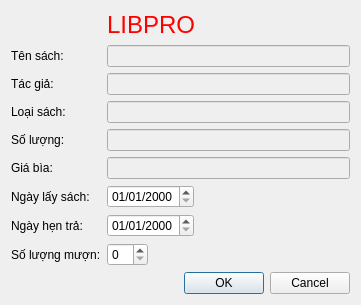
<?xml version="1.0" encoding="UTF-8"?>
<ui version="4.0">
 <class>MuonSach</class>
 <widget class="QDialog" name="MuonSach">
  <property name="geometry">
   <rect>
    <x>0</x>
    <y>0</y>
    <width>361</width>
    <height>290</height>
   </rect>
  </property>
  <property name="windowTitle">
   <string>Dialog</string>
  </property>
  <layout class="QFormLayout" name="formLayout">
   <item row="1" column="0">
    <widget class="QLabel" name="label">
     <property name="text">
      <string>Tên sách:</string>
     </property>
    </widget>
   </item>
   <item row="1" column="1">
    <widget class="QLineEdit" name="txtName">
     <property name="enabled">
      <bool>false</bool>
     </property>
    </widget>
   </item>
   <item row="2" column="0">
    <widget class="QLabel" name="label_6">
     <property name="text">
      <string>Tác giả:</string>
     </property>
    </widget>
   </item>
   <item row="2" column="1">
    <widget class="QLineEdit" name="txtAuthor">
     <property name="enabled">
      <bool>false</bool>
     </property>
    </widget>
   </item>
   <item row="3" column="0">
    <widget class="QLabel" name="label_7">
     <property name="text">
      <string>Loại sách:</string>
     </property>
    </widget>
   </item>
   <item row="3" column="1">
    <widget class="QLineEdit" name="txtType">
     <property name="enabled">
      <bool>false</bool>
     </property>
    </widget>
   </item>
   <item row="4" column="0">
    <widget class="QLabel" name="label_8">
     <property name="text">
      <string>Số lượng:</string>
     </property>
    </widget>
   </item>
   <item row="4" column="1">
    <widget class="QLineEdit" name="txtNum">
     <property name="enabled">
      <bool>false</bool>
     </property>
    </widget>
   </item>
   <item row="5" column="0">
    <widget class="QLabel" name="label_9">
     <property name="text">
      <string>Giá bìa:</string>
     </property>
    </widget>
   </item>
   <item row="5" column="1">
    <widget class="QLineEdit" name="txtCost">
     <property name="enabled">
      <bool>false</bool>
     </property>
    </widget>
   </item>
   <item row="6" column="0">
    <widget class="QLabel" name="label_2">
     <property name="text">
      <string>Ngày lấy sách:</string>
     </property>
    </widget>
   </item>
   <item row="6" column="1">
    <layout class="QHBoxLayout" name="horizontalLayout">
     <item>
      <widget class="QDateEdit" name="dateLay">
       <property name="displayFormat">
        <string>dd/MM/yyyy</string>
       </property>
      </widget>
     </item>
     <item>
      <spacer name="horizontalSpacer">
       <property name="orientation">
        <enum>Qt::Horizontal</enum>
       </property>
       <property name="sizeHint" stdset="0">
        <size>
         <width>98</width>
         <height>20</height>
        </size>
       </property>
      </spacer>
     </item>
    </layout>
   </item>
   <item row="7" column="0">
    <widget class="QLabel" name="label_3">
     <property name="text">
      <string>Ngày hẹn trả:</string>
     </property>
    </widget>
   </item>
   <item row="7" column="1">
    <layout class="QHBoxLayout" name="horizontalLayout_2">
     <item>
      <widget class="QDateEdit" name="dateTra">
       <property name="displayFormat">
        <string>dd/MM/yyyy</string>
       </property>
      </widget>
     </item>
     <item>
      <spacer name="horizontalSpacer_2">
       <property name="orientation">
        <enum>Qt::Horizontal</enum>
       </property>
       <property name="sizeHint" stdset="0">
        <size>
         <width>98</width>
         <height>20</height>
        </size>
       </property>
      </spacer>
     </item>
    </layout>
   </item>
   <item row="8" column="0">
    <widget class="QLabel" name="label_4">
     <property name="text">
      <string>Số lượng mượn:</string>
     </property>
    </widget>
   </item>
   <item row="8" column="1">
    <layout class="QHBoxLayout" name="horizontalLayout_3">
     <item>
      <widget class="QSpinBox" name="SoLuong"/>
     </item>
     <item>
      <spacer name="horizontalSpacer_3">
       <property name="orientation">
        <enum>Qt::Horizontal</enum>
       </property>
       <property name="sizeHint" stdset="0">
        <size>
         <width>138</width>
         <height>20</height>
        </size>
       </property>
      </spacer>
     </item>
    </layout>
   </item>
   <item row="9" column="0" colspan="2">
    <widget class="QDialogButtonBox" name="buttonBox">
     <property name="orientation">
      <enum>Qt::Horizontal</enum>
     </property>
     <property name="standardButtons">
      <set>QDialogButtonBox::Cancel|QDialogButtonBox::Ok</set>
     </property>
    </widget>
   </item>
   <item row="0" column="1">
    <widget class="QLabel" name="label_5">
     <property name="font">
      <font>
       <pointsize>18</pointsize>
      </font>
     </property>
     <property name="text">
      <string>&lt;font color=&quot;red&quot;&gt;LIBPRO&lt;/font&gt;</string>
     </property>
    </widget>
   </item>
  </layout>
 </widget>
 <resources/>
 <connections>
  <connection>
   <sender>buttonBox</sender>
   <signal>accepted()</signal>
   <receiver>MuonSach</receiver>
   <slot>accept()</slot>
   <hints>
    <hint type="sourcelabel">
     <x>248</x>
     <y>254</y>
    </hint>
    <hint type="destinationlabel">
     <x>157</x>
     <y>274</y>
    </hint>
   </hints>
  </connection>
  <connection>
   <sender>buttonBox</sender>
   <signal>rejected()</signal>
   <receiver>MuonSach</receiver>
   <slot>reject()</slot>
   <hints>
    <hint type="sourcelabel">
     <x>316</x>
     <y>260</y>
    </hint>
    <hint type="destinationlabel">
     <x>286</x>
     <y>274</y>
    </hint>
   </hints>
  </connection>
 </connections>
</ui>
